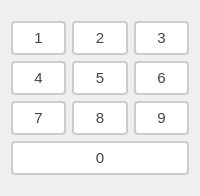
        <widget class="QGroupBox" name="groupBox">
         <property name="styleSheet">
          <string notr="true">QGroupBox {
    font-size: 20px;
    font-weight: bold;
    border: none;
}

QGroupBox::title {
    subcontrol-origin: margin;
    left: 10px;
    padding: 0 5px;
    color: #2c3e50;
}

QGroupBox, QGroupBox::frame, QGroupBox::pane {
    border: none;
}</string>
         </property>
         <property name="title">
          <string/>
         </property>
         <layout class="QGridLayout" name="gridLayout">
          <item row="0" column="0">
           <layout class="QVBoxLayout" name="verticalLayout_2" stretch="2,2,2,2">
            <property name="topMargin">
             <number>10</number>
            </property>
            <property name="bottomMargin">
             <number>10</number>
            </property>
            <item>
             <layout class="QHBoxLayout" name="horizontalLayout">
              <item>
               <widget class="QPushButton" name="pbtn_num1">
                <property name="sizePolicy">
                 <sizepolicy hsizetype="Expanding" vsizetype="Expanding">
                  <horstretch>0</horstretch>
                  <verstretch>0</verstretch>
                 </sizepolicy>
                </property>
                <property name="styleSheet">
                 <string notr="true">QPushButton {
    padding: 6px 14px;
    border: 2px solid #CCC;
    border-radius: 4px;
    background-color: white;
    color: #444;
    font-size: 15px; 
}

QPushButton:hover {
    border-color: #999;
    background-color: #F5F5F5;
}

QPushButton:pressed {
    border-color: #777;
    background-color: #EEE;
}</string>
                </property>
                <property name="text">
                 <string>1</string>
                </property>
               </widget>
              </item>
              <item>
               <widget class="QPushButton" name="pbtn_num2">
                <property name="sizePolicy">
                 <sizepolicy hsizetype="Expanding" vsizetype="Expanding">
                  <horstretch>0</horstretch>
                  <verstretch>0</verstretch>
                 </sizepolicy>
                </property>
                <property name="styleSheet">
                 <string notr="true">QPushButton {
    padding: 6px 14px;
    border: 2px solid #CCC;
    border-radius: 4px;
    background-color: white;
    color: #444;
    font-size: 15px; 
}

QPushButton:hover {
    border-color: #999;
    background-color: #F5F5F5;
}

QPushButton:pressed {
    border-color: #777;
    background-color: #EEE;
}</string>
                </property>
                <property name="text">
                 <string>2</string>
                </property>
               </widget>
              </item>
              <item>
               <widget class="QPushButton" name="pbtn_num3">
                <property name="sizePolicy">
                 <sizepolicy hsizetype="Expanding" vsizetype="Expanding">
                  <horstretch>0</horstretch>
                  <verstretch>0</verstretch>
                 </sizepolicy>
                </property>
                <property name="styleSheet">
                 <string notr="true">QPushButton {
    padding: 6px 14px;
    border: 2px solid #CCC;
    border-radius: 4px;
    background-color: white;
    color: #444;
    font-size: 15px; 
}

QPushButton:hover {
    border-color: #999;
    background-color: #F5F5F5;
}

QPushButton:pressed {
    border-color: #777;
    background-color: #EEE;
}</string>
                </property>
                <property name="text">
                 <string>3</string>
                </property>
               </widget>
              </item>
             </layout>
            </item>
            <item>
             <layout class="QHBoxLayout" name="horizontalLayout_2">
              <item>
               <widget class="QPushButton" name="pbtn_num4">
                <property name="sizePolicy">
                 <sizepolicy hsizetype="Expanding" vsizetype="Expanding">
                  <horstretch>0</horstretch>
                  <verstretch>0</verstretch>
                 </sizepolicy>
                </property>
                <property name="styleSheet">
                 <string notr="true">QPushButton {
    padding: 6px 14px;
    border: 2px solid #CCC;
    border-radius: 4px;
    background-color: white;
    color: #444;
    font-size: 15px; 
}

QPushButton:hover {
    border-color: #999;
    background-color: #F5F5F5;
}

QPushButton:pressed {
    border-color: #777;
    background-color: #EEE;
}</string>
                </property>
                <property name="text">
                 <string>4</string>
                </property>
               </widget>
              </item>
              <item>
               <widget class="QPushButton" name="pbtn_num5">
                <property name="sizePolicy">
                 <sizepolicy hsizetype="Expanding" vsizetype="Expanding">
                  <horstretch>0</horstretch>
                  <verstretch>0</verstretch>
                 </sizepolicy>
                </property>
                <property name="styleSheet">
                 <string notr="true">QPushButton {
    padding: 6px 14px;
    border: 2px solid #CCC;
    border-radius: 4px;
    background-color: white;
    color: #444;
    font-size: 15px; 
}

QPushButton:hover {
    border-color: #999;
    background-color: #F5F5F5;
}

QPushButton:pressed {
    border-color: #777;
    background-color: #EEE;
}</string>
                </property>
                <property name="text">
                 <string>5</string>
                </property>
               </widget>
              </item>
              <item>
               <widget class="QPushButton" name="pbtn_num6">
                <property name="sizePolicy">
                 <sizepolicy hsizetype="Expanding" vsizetype="Expanding">
                  <horstretch>0</horstretch>
                  <verstretch>0</verstretch>
                 </sizepolicy>
                </property>
                <property name="styleSheet">
                 <string notr="true">QPushButton {
    padding: 6px 14px;
    border: 2px solid #CCC;
    border-radius: 4px;
    background-color: white;
    color: #444;
    font-size: 15px; 
}

QPushButton:hover {
    border-color: #999;
    background-color: #F5F5F5;
}

QPushButton:pressed {
    border-color: #777;
    background-color: #EEE;
}</string>
                </property>
                <property name="text">
                 <string>6</string>
                </property>
               </widget>
              </item>
             </layout>
            </item>
            <item>
             <layout class="QHBoxLayout" name="horizontalLayout_3">
              <item>
               <widget class="QPushButton" name="pbtn_num7">
                <property name="sizePolicy">
                 <sizepolicy hsizetype="Expanding" vsizetype="Expanding">
                  <horstretch>0</horstretch>
                  <verstretch>0</verstretch>
                 </sizepolicy>
                </property>
                <property name="styleSheet">
                 <string notr="true">QPushButton {
    padding: 6px 14px;
    border: 2px solid #CCC;
    border-radius: 4px;
    background-color: white;
    color: #444;
    font-size: 15px; 
}

QPushButton:hover {
    border-color: #999;
    background-color: #F5F5F5;
}

QPushButton:pressed {
    border-color: #777;
    background-color: #EEE;
}</string>
                </property>
                <property name="text">
                 <string>7</string>
                </property>
               </widget>
              </item>
              <item>
               <widget class="QPushButton" name="pbtn_num8">
                <property name="sizePolicy">
                 <sizepolicy hsizetype="Expanding" vsizetype="Expanding">
                  <horstretch>0</horstretch>
                  <verstretch>0</verstretch>
                 </sizepolicy>
                </property>
                <property name="styleSheet">
                 <string notr="true">QPushButton {
    padding: 6px 14px;
    border: 2px solid #CCC;
    border-radius: 4px;
    background-color: white;
    color: #444;
    font-size: 15px; 
}

QPushButton:hover {
    border-color: #999;
    background-color: #F5F5F5;
}

QPushButton:pressed {
    border-color: #777;
    background-color: #EEE;
}</string>
                </property>
                <property name="text">
                 <string>8</string>
                </property>
               </widget>
              </item>
              <item>
               <widget class="QPushButton" name="pbtn_num9">
                <property name="sizePolicy">
                 <sizepolicy hsizetype="Expanding" vsizetype="Expanding">
                  <horstretch>0</horstretch>
                  <verstretch>0</verstretch>
                 </sizepolicy>
                </property>
                <property name="styleSheet">
                 <string notr="true">QPushButton {
    padding: 6px 14px;
    border: 2px solid #CCC;
    border-radius: 4px;
    background-color: white;
    color: #444;
    font-size: 15px; 
}

QPushButton:hover {
    border-color: #999;
    background-color: #F5F5F5;
}

QPushButton:pressed {
    border-color: #777;
    background-color: #EEE;
}</string>
                </property>
                <property name="text">
                 <string>9</string>
                </property>
               </widget>
              </item>
             </layout>
            </item>
            <item>
             <layout class="QHBoxLayout" name="horizontalLayout_4">
              <property name="bottomMargin">
               <number>0</number>
              </property>
              <item>
               <widget class="QPushButton" name="pbtn_num0">
                <property name="sizePolicy">
                 <sizepolicy hsizetype="Expanding" vsizetype="Expanding">
                  <horstretch>0</horstretch>
                  <verstretch>0</verstretch>
                 </sizepolicy>
                </property>
                <property name="styleSheet">
                 <string notr="true">QPushButton {
    padding: 6px 14px;
    border: 2px solid #CCC;
    border-radius: 4px;
    background-color: white;
    color: #444;
    font-size: 15px; 
}

QPushButton:hover {
    border-color: #999;
    background-color: #F5F5F5;
}

QPushButton:pressed {
    border-color: #777;
    background-color: #EEE;
}</string>
                </property>
                <property name="text">
                 <string>0</string>
                </property>
               </widget>
              </item>
             </layout>
            </item>
           </layout>
          </item>
         </layout>
        </widget>
